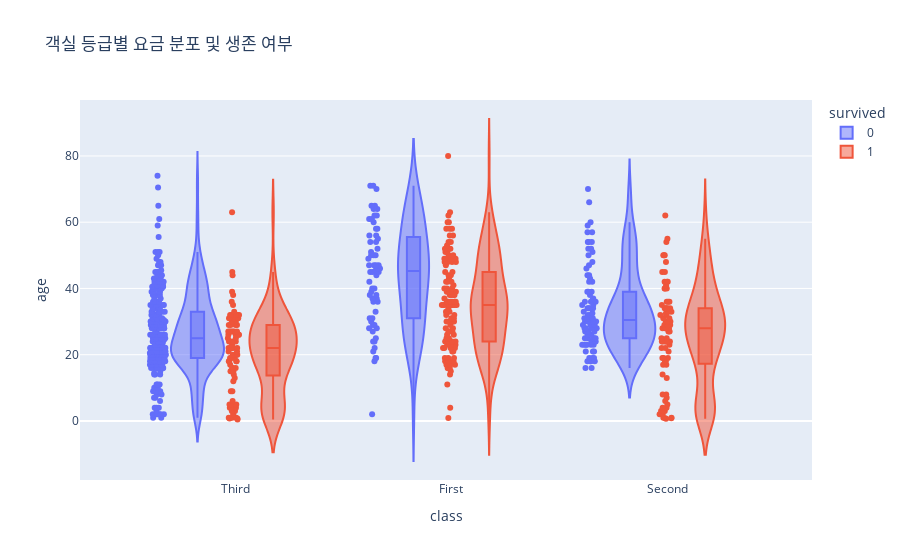

The code cell stored with this chart in its notebook:
### Code cell
# 3. 객실 등급별 생존율 (바이올린 플롯 - 생존/사망자 수를 함께 보기 위해)

# 히스토그램, 바이올린 - 집계 x / 막대 - 집계 o
# 바이올린, 박스 플롯은 연속형 데이터 선택

fig = px.violin(
    titanic_df,
    x='class',
    y='age',
    color='survived',
    box=True,
    points='all',
    title='객실 등급별 요금 분포 및 생존 여부'
)

fig.show()

### Figure 1 — Plotly figure (JSON) as saved in the notebook; plotly's stock layout.template omitted (floating-point values rounded to 4 significant figures; data arrays with more than 128 entries replaced by an {"elided": "..."} marker saying what was removed)
{"data": [{"alignmentgroup": "True", "box": {"visible": true}, "hovertemplate": "survived=0<br>class=%{x}<br>age=%{y}<extra></extra>", "legendgroup": "0", "marker": {"color": "#636efa"}, "name": "0", "offsetgroup": "0", "orientation": "v", "points": "all", "scalegroup": "True", "showlegend": true, "type": "violin", "x": {"elided": "549 str values"}, "x0": " ", "xaxis": "x", "y": {"elided": "549 float values"}, "y0": " ", "yaxis": "y"}, {"alignmentgroup": "True", "box": {"visible": true}, "hovertemplate": "survived=1<br>class=%{x}<br>age=%{y}<extra></extra>", "legendgroup": "1", "marker": {"color": "#EF553B"}, "name": "1", "offsetgroup": "1", "orientation": "v", "points": "all", "scalegroup": "True", "showlegend": true, "type": "violin", "x": {"elided": "342 str values"}, "x0": " ", "xaxis": "x", "y": {"elided": "342 float values"}, "y0": " ", "yaxis": "y"}], "layout": {"legend": {"title": {"text": "survived"}, "tracegroupgap": 0}, "title": {"text": "객실 등급별 요금 분포 및 생존 여부"}, "violinmode": "group", "xaxis": {"anchor": "y", "domain": [0, 1], "title": {"text": "class"}}, "yaxis": {"anchor": "x", "domain": [0, 1], "title": {"text": "age"}}}}
